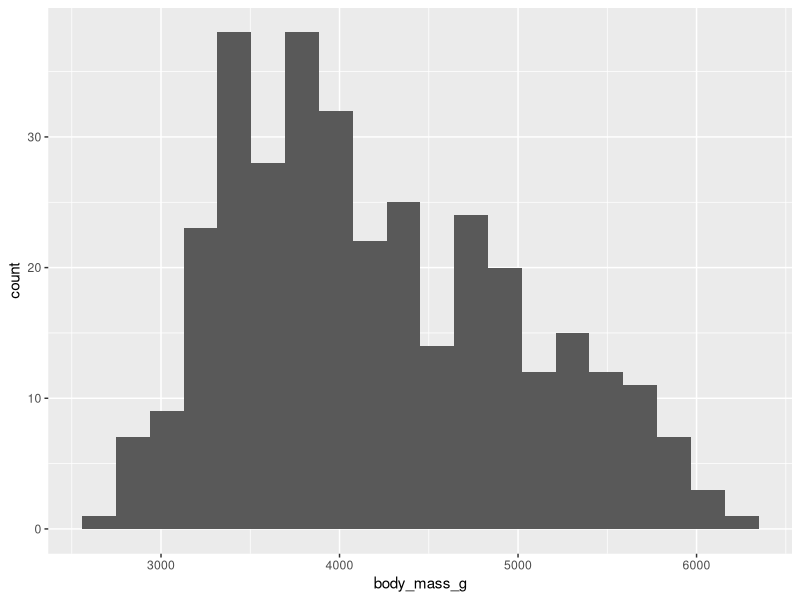
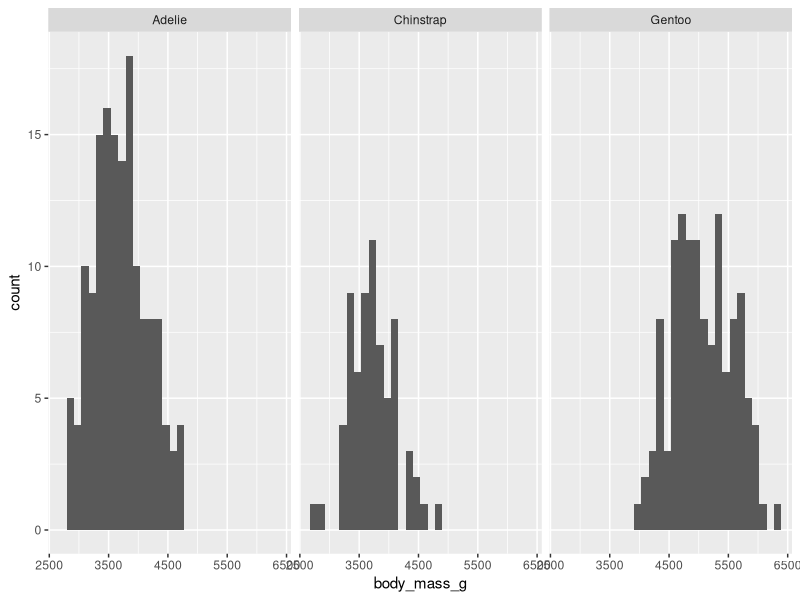

Write R code to recreate these figures, in order.
## ---- chunk 1
knitr::opts_chunk$set(echo = TRUE)
library(palmerpenguins)
library(tidyverse)
## ---- chunk 2
penguins |>
  count(species)
## ---- chunk 3
penguins |>
  count(island)
## ---- chunk 4
penguins |>
  ggplot(aes(x = body_mass_g)) +
  geom_histogram(bins=20)
## ---- chunk 5
penguins |>
  summarize(mean_mass = mean(body_mass_g))
## ---- chunk 6
penguins |>
  summarize(mean_mass = mean(body_mass_g, na.rm=TRUE))
## ---- chunk 7
penguins |>
  ggplot(aes(x = body_mass_g)) +
  geom_histogram() +
  facet_wrap(~species)
## ---- chunk 8
penguins |>
  group_by(species) |>
  summarize(mean_mass = mean(body_mass_g, na.rm=TRUE))
